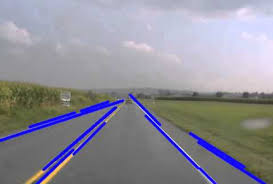
#> input picture data/test_images/lane.jpeg, 273 x 184 px
$ python -i image_processing.py   (imports and definitions only)
#> lines starting #> are read from the running program, lines starting #| are printed output that depends on the picture
"""
Image processing utilities for the Intelligent Traffic System.

This module provides common image processing functions used across
different detection modules.
"""

import cv2
import numpy as np
from typing import Tuple, Optional, List, Union
import logging


class ImageProcessor:
    """
    Image processing utility class with common operations.

    This class provides standardized image processing functions
    used across different detection modules.
    """

    def __init__(self) -> None:
        """Initialize the image processor."""
        self.logger = logging.getLogger(__name__)

    # [82 lines left out: functions resize_image, enhance_contrast, apply_gaussian_blur, not called in this run]

    @staticmethod
    def apply_morphological_operations(image: np.ndarray, operation: str = 'close',
                                     kernel_size: Tuple[int, int] = (3, 3),
                                     iterations: int = 1) -> np.ndarray:
        """
        Apply morphological operations to image.

        Args:
            image: Input binary image as numpy array.
            operation: Morphological operation ('open', 'close', 'erode', 'dilate').
            kernel_size: Kernel size as (width, height).
            iterations: Number of iterations.

        Returns:
            Processed image.
        """
        try:
            kernel = np.ones(kernel_size, np.uint8)

            if operation == 'open':
                return cv2.morphologyEx(image, cv2.MORPH_OPEN, kernel, iterations=iterations)
            elif operation == 'close':
                return cv2.morphologyEx(image, cv2.MORPH_CLOSE, kernel, iterations=iterations)
            elif operation == 'erode':
                return cv2.erode(image, kernel, iterations=iterations)
            elif operation == 'dilate':
                return cv2.dilate(image, kernel, iterations=iterations)
            else:
                return image
        except Exception as e:
            logging.error(f"Error applying morphological operations: {e}")
            return image

    # [168 lines left out: functions create_roi_mask, apply_roi_mask, detect_edges, find_contours, filter_contours_by_area, calculate_contour_properties and 1 more, not called in this run]

>>> import cv2
>>> picture = cv2.imread('../../data/test_images/lane.jpeg')
#> picture is the input picture: shape (184, 273, 3); mean B, G, R 152, 142, 143.1
>>> result = ImageProcessor().apply_morphological_operations(picture)
#> in apply_morphological_operations, `return cv2.morphologyEx(image, cv2.MORPH_CLOSE, kernel, iterations=ite..`:
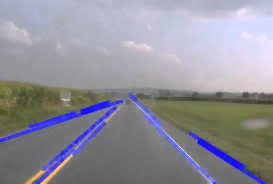
#> returned value: shape (184, 273, 3); mean of channels 0, 1, 2 153.9, 144.5, 145.2; drawn as B, G, R
